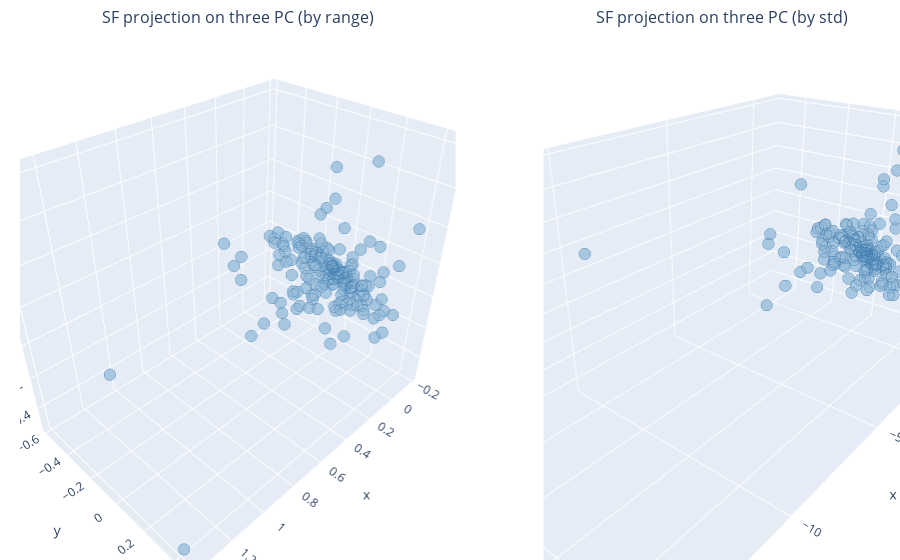

Notebook code cell kept with this figure:
### Markdown cell above
Here we can examine the visualizations of the data projected on the first two principal components for the normalization by range as well as by standard deviation. Let's see the 3D visualizations of the projections.

### Code cell
fig_pca = make_subplots(rows=1, cols=2,
                        subplot_titles=["SF projection on three PC (by range)", "SF projection on three PC (by std)"],
                        column_widths=[0.55, 0.45],
                        specs=[[{"type": "scatter3d"}, {"type": "scatter3d"}]])

fig_pca.add_trace(go.Scatter3d(x=pca_SF_range['PC_1'],
                               y=pca_SF_range['PC_2'],
                               z=pca_SF_range['PC_3'],
                               mode='markers',
                               marker=dict(color='#98bcd9',
                                           size=4,
                                           opacity=0.8,
                                           line=dict(
                                               color='steelblue',
                                               width=0.1
                                           ))),
                  row=1, col=1)


fig_pca.add_trace(go.Scatter3d(x=pca_SF_std['PC_1'],
                               y=pca_SF_std['PC_2'],
                               z=pca_SF_std['PC_3'],
                               mode='markers',
                               marker=dict(color='#98bcd9',
                                           size=4,
                                           opacity=0.8,
                                           line=dict(
                                               color='steelblue',
                                               width=0.1
                                           ))),
                  row=1, col=2)


fig_pca.update_layout(margin=dict(l=20, r=0, b=0, t=30),
                      showlegend=False)

fig_pca.update_scenes(camera=dict(eye=dict(x=-1.2, y=-1, z=0.8)),
                      row=1, col=2)

### Figure 1 — Plotly figure (JSON) as saved in the notebook; plotly's stock layout.template omitted (floating-point values rounded to 4 significant figures; data arrays with more than 128 entries replaced by an {"elided": "..."} marker saying what was removed)
{"data": [{"marker": {"color": "#98bcd9", "line": {"color": "steelblue", "width": 0.1}, "opacity": 0.8, "size": 4}, "mode": "markers", "scene": "scene", "type": "scatter3d", "x": {"elided": "187 float values"}, "y": {"elided": "187 float values"}, "z": {"elided": "187 float values"}}, {"marker": {"color": "#98bcd9", "line": {"color": "steelblue", "width": 0.1}, "opacity": 0.8, "size": 4}, "mode": "markers", "scene": "scene2", "type": "scatter3d", "x": {"elided": "187 float values"}, "y": {"elided": "187 float values"}, "z": {"elided": "187 float values"}}], "layout": {"annotations": [{"font": {"size": 16}, "showarrow": false, "text": "SF projection on three PC (by range)", "x": 0.2475, "xanchor": "center", "xref": "paper", "y": 1, "yanchor": "bottom", "yref": "paper"}, {"font": {"size": 16}, "showarrow": false, "text": "SF projection on three PC (by std)", "x": 0.7975, "xanchor": "center", "xref": "paper", "y": 1, "yanchor": "bottom", "yref": "paper"}], "autosize": true, "margin": {"b": 0, "l": 20, "r": 0, "t": 30}, "scene": {"aspectmode": "auto", "aspectratio": {"x": 1.207, "y": 0.8112, "z": 1.021}, "domain": {"x": [0, 0.495], "y": [0, 1]}}, "scene2": {"aspectmode": "auto", "aspectratio": {"x": 1.624, "y": 0.803, "z": 0.767}, "camera": {"eye": {"x": -1.2, "y": -1, "z": 0.8}}, "domain": {"x": [0.595, 1], "y": [0, 1]}}, "showlegend": false}}
